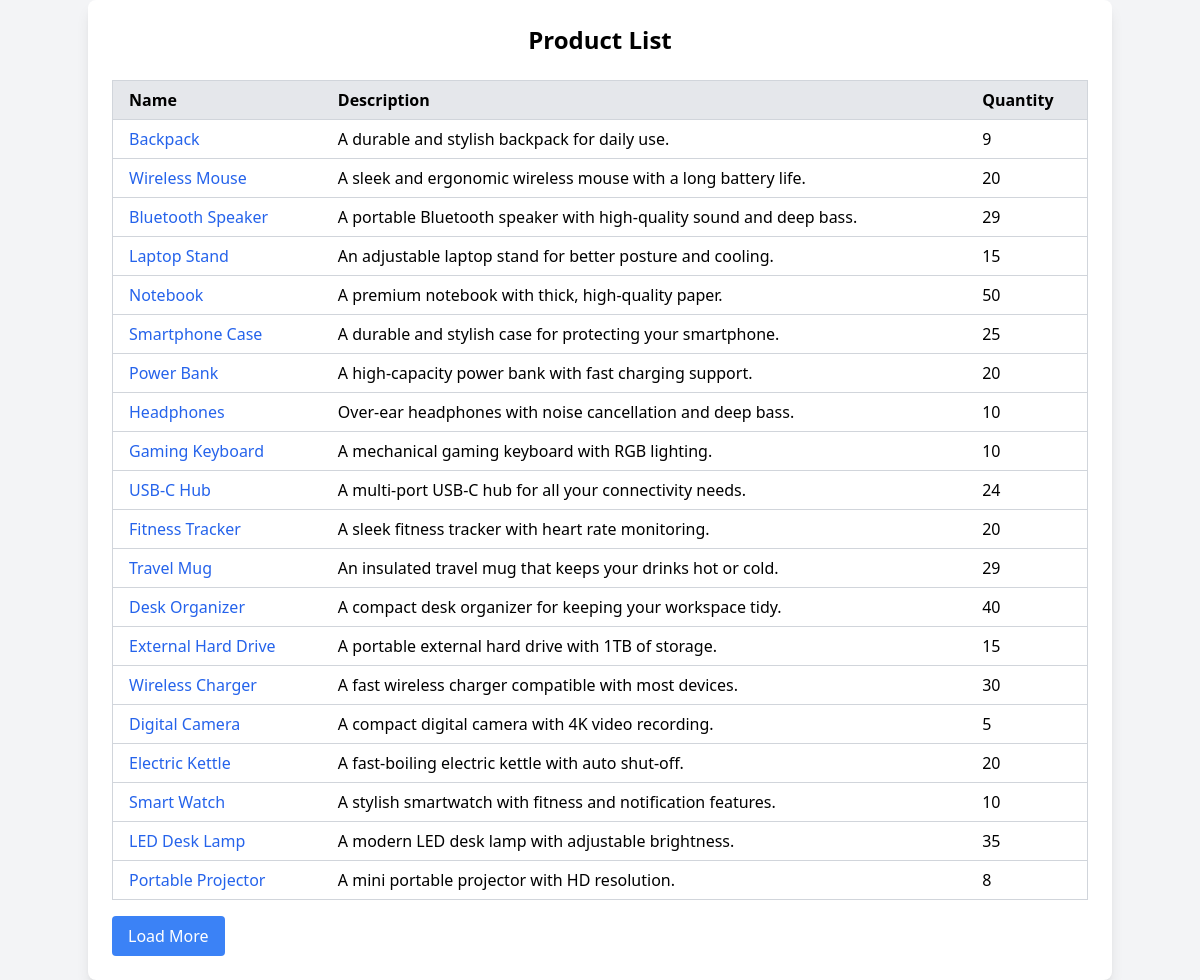
Screenshot of /browse with the database file from the repository.
### tables this page shows
CREATE TABLE products (
            id INTEGER PRIMARY KEY AUTOINCREMENT,
            name TEXT NOT NULL,
            description TEXT NOT NULL,
            cost REAL NOT NULL,
            qty INTEGER DEFAULT 0
        );

### main.py (the view)
@app.route("/browse")
def browse():
    return render_template('browse.jinja', items=list_products(),srn=SRN)

### products/__init__.py (called while the page is built)
def list_products() -> iter:
    return (Product.load(product) for product in dao.list_products())

    @classmethod
    def load(cls, data: dict):
        return cls(*[data[key] for key in cls.__slots__])

### products/dao.py (called while the page is built)
def connect(path="products.db"):
    exists = os.path.exists(path)
    conn = sqlite3.connect(path)
    if not exists:
        create_tables(conn)
    conn.row_factory = sqlite3.Row
    return conn

def list_products():
    with connect() as conn:
        cursor = conn.execute('SELECT * FROM products')
        return [dict(row) for row in cursor.fetchall()]

### templates/browse.jinja (shortened to what this page needs)
<html>
<head>
    <script src="https://cdn.tailwindcss.com"></script>
</head>
<body class="bg-gray-100 min-h-screen flex items-center justify-center">
<div class="container mx-auto p-6 bg-white rounded-lg shadow-lg">
    <h1 class="text-2xl font-bold mb-6 text-center">Product List</h1>
    <table class="table-auto w-full border-collapse border border-gray-200">
        <thead class="bg-gray-200">
        <tr class="border border-gray-300 text-left">
            <th class="px-4 py-2">Name</th>
            <th class="px-4 py-2">Description</th>
            <th class="px-4 py-2">Quantity</th>
        </tr>
        </thead>
        <tbody>
        {% for item in items %}
            <tr class="hover:bg-gray-100 border border-gray-300">
                <td class="px-4 py-2">
                    <a href="/product/{{ item.id }}" class="text-blue-600 hover:underline">{{ item.name }}</a>
                </td>
                <td class="px-4 py-2">{{ item.description }}</td>
                <td class="px-4 py-2">{{ item.qty }}</td>
            </tr>
        {% endfor %}
        </tbody>
    </table>
    <button class="mt-4 bg-blue-500 text-white py-2 px-4 rounded hover:bg-blue-600" id="loadMore">
        Load More
    </button>
</div>
</body>
</html>

### rows the page displays
products: name "Backpack", description "A durable and stylish backpack for daily use."
products: name "Wireless Mouse", description "A sleek and ergonomic wireless mouse with a long battery life."
products: name "Bluetooth Speaker", description "A portable Bluetooth speaker with high-quality sound and deep bass."
products: name "Laptop Stand", description "An adjustable laptop stand for better posture and cooling."
products: name "Notebook", description "A premium notebook with thick, high-quality paper."
products: name "Smartphone Case", description "A durable and stylish case for protecting your smartphone."
products: name "Power Bank", description "A high-capacity power bank with fast charging support."
products: name "Headphones", description "Over-ear headphones with noise cancellation and deep bass."
products: name "Gaming Keyboard", description "A mechanical gaming keyboard with RGB lighting."
products: name "USB-C Hub", description "A multi-port USB-C hub for all your connectivity needs."
products: name "Fitness Tracker", description "A sleek fitness tracker with heart rate monitoring."
products: name "Travel Mug", description "An insulated travel mug that keeps your drinks hot or cold."
products: name "Desk Organizer", description "A compact desk organizer for keeping your workspace tidy."
products: name "External Hard Drive", description "A portable external hard drive with 1TB of storage."
products: name "Wireless Charger", description "A fast wireless charger compatible with most devices."
products: name "Digital Camera", description "A compact digital camera with 4K video recording."
products: name "Electric Kettle", description "A fast-boiling electric kettle with auto shut-off."
products: name "Smart Watch", description "A stylish smartwatch with fitness and notification features."
products: name "LED Desk Lamp", description "A modern LED desk lamp with adjustable brightness."
products: name "Portable Projector", description "A mini portable projector with HD resolution."

### other values shown
{{ item.qty }} "9" "20" "29" "15" "50" "25" "20" "10" "10" "24" "20" "29" "40" "15" "30" "5" "20" "10" "35" "8"
